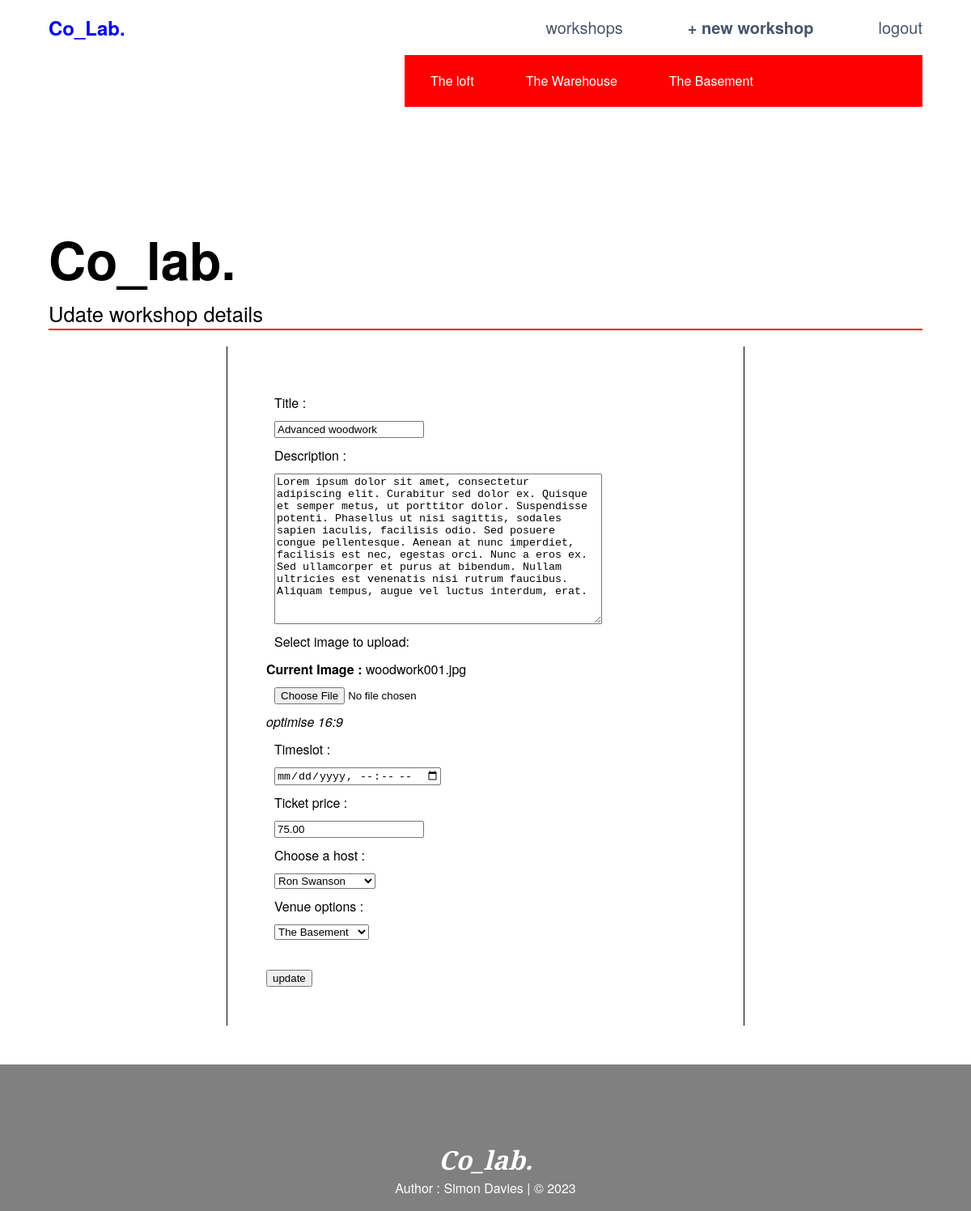
The page /views/updateworkshop.php?workshopID=9 (signed in) on the database as committed earlier.
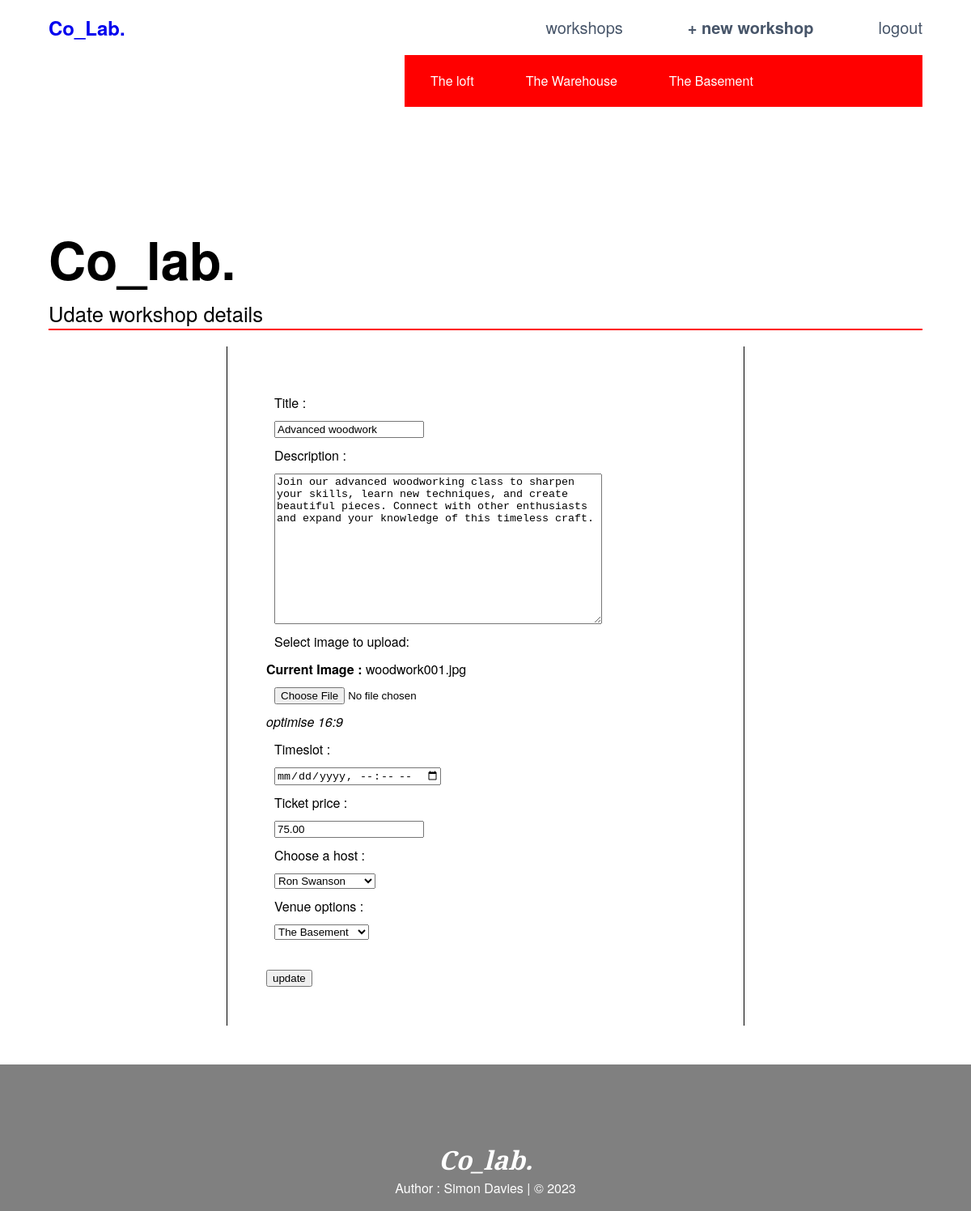
The same page on the database as committed later.
### tables this page shows
CREATE TABLE `workshop` (
  `workshopID` int(11) NOT NULL,
  `workshopTitle` varchar(256) NOT NULL,
  `workshopDescription` text,
  `workshopImage` varchar(50) DEFAULT NULL,
  `workshopTimetable` varchar(255) DEFAULT NULL,
  `workshopCost` decimal(6,2) NOT NULL,
  `hostID` int(11) DEFAULT NULL,
  `venueID` int(11) DEFAULT NULL
);

### model/functions.php (the view, shortened to what this page needs)
<?php
require('pdo.php');
function get_venue_items() {
	global $pdo;
	$sql = 'SELECT * FROM co_Lab.venue';
	$result = $pdo->query($sql);
	foreach($result as $row):
		echo "<ul>";
		echo '<li><a href="workshopsByVenue.php?venueID=' .$row['venueID'] . ' " > ' . $row['venueTitle'] . ' </a></li>';
		echo "</ul>";
	endforeach;
}
function get_workshop_item($workshopID){
	global $pdo;
	$sql = 'SELECT * FROM co_lab.workshop WHERE workshop.workshopID = ' . $workshopID;
	$result = $pdo->query($sql);
	return $result;
}
function select_host($selectedHost, $hostID){
	global $pdo;
	$sql = 'SELECT * FROM co_lab.host ORDER BY host.hostID';
	$result = $pdo->query($sql);
	foreach($result as $row):
	  $selAttr = ($selectedHost || $hostID === $row['hostID']) ? 'selected' : '';
	  echo '<option ' . $selAttr .  ' value="' . $row['hostID'] . '" > ' . $row['hostName'] . '</option>';
	endforeach;
}
function select_venue($selectedVenue, $venueID){
	global $pdo;
	$sql = 'SELECT * FROM co_lab.venue ORDER BY venue.venueID';
	$result = $pdo->query($sql);
	foreach($result as $row):
	  $selAttr = ($selectedVenue || $venueID === $row['venueID']) ? 'selected' : '';
	  echo '<option ' . $selAttr . ' value="' . $row['venueID'] . '" > ' . $row['venueTitle'] . '</option>';
	endforeach;
}
?>

### controller/workshopFormController.php (shortened to what this page needs)
<?php
$request_method = strtoupper($_SERVER["REQUEST_METHOD"]);
if($request_method === 'GET'){
    $workshopTitle = $workshopDescription = $workshopImage = $workshopTimetable = $workshopCost = $hostID = $venueID = '';
    if(isset($workshopID)){
        $result = get_workshop_item($workshopID);
        foreach($result as $row):
            require('../views/forms/workshopForm.php');
        endforeach;
    }
}
?>

### views/forms/workshopForm.php (shortened to what this page needs)
<form method="post" action="<?php echo htmlspecialchars($_SERVER["PHP_SELF"] . "?" . $_SERVER["QUERY_STRING"]); ?>" enctype="multipart/form-data">
    <label>Title :</label>
      <input type="text" id="workshopTitle" name="workshopTitle" value="<?php echo $row['workshopTitle'] ?? maintain_state($workshopTitle); ?>" />
    <label>Description :</label>
      <textarea id="workshopDescription" name="workshopDescription" value="" cols="48" rows="12" /><?php echo $row['workshopDescription'] ?? maintain_state($workshopDescription); ?></textarea>
    <label>Select image to upload: </label>
      <span>
        <?php echo (!empty($row['workshopImage'])) ? '<strong>Current Image : </strong>' . $row['workshopImage'] : '' ; ?>
      </span>
      <input type="file" id="workshopImage" name="workshopImage">
      <p><i> optimise 16:9 </i></p>
    <label>Timeslot :</label>
      <input type="datetime-local" id="workshopTimetable" name="workshopTimetable" value="<?php echo $row['workshopTimetable'] ?? maintain_state($workshopTimetable); ?>"/>
    <label>Ticket price :</label>
      <input type="text" id="workshopCost" name="workshopCost" value="<?php echo $row['workshopCost'] ?? maintain_state($workshopCost); ?>" />
    <label>Choose a host :</label>
      <select id="hostID" name='hostID'>
        <?php select_host($selectedHost, $hostID);?>
      </select>
    <label>Venue options :</label>
      <select id="venueID" name="venueID">
        <?php select_venue($selectedVenue, $venueID); ?>
      </select>
  <br>
  <button type="submit" > update </button>
  <br>
</form>

Rows that differ between the two databases and show on the page:
changed workshop "woodwork001.jpg": workshopDescription "Lorem ipsum dolor sit amet, consectetur adipiscing elit. Curabitur sed dolor ex. Quisque et semper metus, ut porttitor dolor. Suspendisse potenti. Phasellus ut nisi sagittis, sodales sapien iaculis, facilisis odio. Sed posuere congue pellentesque. Aenean at nunc imperdiet, facilisis est nec, egestas orci. Nunc a eros ex. Sed ullamcorper et purus at bibendum. Nullam ultricies est venenatis nisi rutrum faucibus. Aliquam tempus, augue vel luctus interdum, erat." → "Join our advanced woodworking class to sharpen your skills, learn new techniques, and create beautiful pieces. Connect with other enthusiasts and expand your knowledge of this timeless craft."
